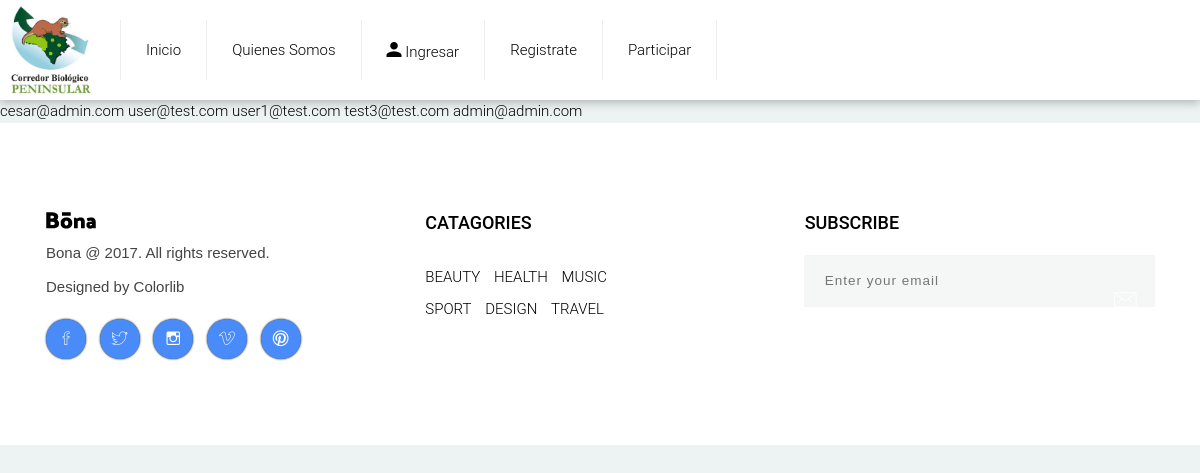
/users/, run on the app's committed database.
### accounts/models.py (models this page shows, shortened)
class User(AbstractBaseUser):
    email = models.EmailField(max_length=255, unique=True)
    full_name = models.CharField(max_length=255, blank=True, null=True)
    phone_number = models.CharField(max_length=255, blank=True, null=True)
    is_active = models.BooleanField(default=True)  # can login
    staff = models.BooleanField(default=False)  # staff user non superuser
    admin = models.BooleanField(default=False)  # superuser
    timestamp = models.DateTimeField(auto_now_add=True)
    USERNAME_FIELD = 'email'  # or username, it depends
    REQUIRED_FIELDS = [] # ['full_name', 'phone_number']
    objects = UserManager()
    def __str__(self):
        return self.email

### dash/views.py (the view)
# urls.py: path('users/', list_users, name='list_users'),
def list_users(request):
    users = User.objects.all()
    template = 'dash/list_users.html'
    context = {'users': users}
    return render(request, template, context)

### dash/templates/dash/list_users.html
{% extends 'base.html' %}
{% load static %}
{% block content %}
{% for user in users %}
    {{ user }}
{% endfor %}
{% endblock content %}

### static_local/layout-1/css/styles.css (style rules this page uses)
html { font-size: 100%; height: 100%; overflow-x: hidden; touch-action: manipulation; }
body { font-size: 15px; font-family: "Roboto", sans-serif; width: 100%; height: 100%; margin: 0; font-weight: 300; -webkit-font-smoothing: antialiased; -moz-osx-font-smoothing: grayscale; word-wrap: break-word; background: #edf3f3; color: #000; }

### data on the page
User: email "cesar@admin.com"
User: email "user@test.com"
User: email "user1@test.com"
User: email "test3@test.com"
User: email "admin@admin.com"
